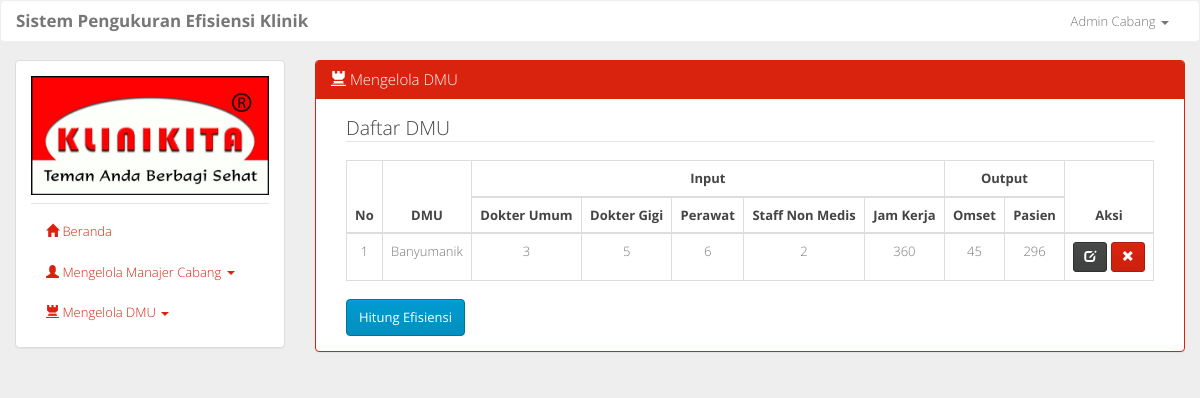
/mengelola_dmu.php (signed in), run on the app's committed database.
### tables this page shows
CREATE TABLE `tb_variabel` (
  `id_variabel` int(11) NOT NULL,
  `nama_variabel` varchar(50) NOT NULL,
  `jenis_variabel` char(1) NOT NULL,
  `satuan` varchar(50) NOT NULL
);

CREATE TABLE `tb_detail_dmu` (
  `id_detail_dmu` int(11) NOT NULL,
  `id_klinik` int(11) NOT NULL,
  `id_variabel` int(11) NOT NULL,
  `nilai_variabel` int(11) NOT NULL
);

### mengelola_dmu.php (the view, shortened to what this page needs)
<?php include 'layout.php'; ?>
				<div class="col-sm-9">
					<div class="panel panel-primary">
					  	<div class="panel-heading">
					    	<h3 class="panel-title"><span class="glyphicon glyphicon-tower"></span> Mengelola DMU</h3>
					  	</div>
					  	<div class="panel-body">
						  	<div class="col-sm-12">
						  		<legend>Daftar DMU</legend>
						  		<?php
									$query = mysqli_query($conn, "SELECT * FROM tb_variabel ORDER BY jenis_variabel ASC, id_variabel ASC");
									$list_var = '';
									$input = 0;
									$output = 0;
									if (mysqli_num_rows($query) > 0) {
										while($var = mysqli_fetch_assoc($query)) {
											if ($var['jenis_variabel'] == 'i') {
												$input++;
											} else {
												$output++;
											}
											$nama = str_replace('_',' ',$var['nama_variabel']);
											$list_var .= "<th>$nama</th>";
										}
									}
									$i = 1;
									$query = mysqli_query($conn, 'SELECT k.cabang_klinik, d.id_klinik FROM tb_klinik AS k, tb_detail_dmu AS d WHERE k.id_klinik=d.id_klinik AND d.id_klinik="'.$_SESSION['id_klinik'].'" GROUP BY id_klinik ORDER BY id_detail_dmu');
									if (mysqli_num_rows($query) > 0) {
										echo '
											<table class="table table-bordered table-hover table-responsive">
												<thead>
													<tr>
														<th rowspan="2">No</th>
														<th rowspan="2">DMU</th>
														<th colspan="'.$input.'">Input</th>
														<th colspan="'.$output.'">Output</th>
														<th rowspan="2">Aksi</th>
													</tr>
													<tr>
														'.$list_var.'
													</tr>
												</thead>
												<tbody>
										';
										while ($cabang = mysqli_fetch_assoc($query)) {
											echo '
												<tr>
													<td>'.$i.'</td>
													<td>'.$cabang["cabang_klinik"].'</td>
											';
											$id_klinik = $cabang['id_klinik'];
											$query_input = mysqli_query($conn, 'SELECT d.nilai_variabel FROM tb_detail_dmu AS d, tb_variabel AS v WHERE d.id_variabel=v.id_variabel AND id_klinik='.$id_klinik.' AND v.jenis_variabel="i" ORDER BY v.jenis_variabel ASC, d.id_variabel');
											if (mysqli_num_rows($query_input)) {
												while ($nilai_var = mysqli_fetch_assoc($query_input)) {
													echo '<td>'.$nilai_var["nilai_variabel"].'</td>';
												}
											}
											$query_output = mysqli_query($conn, 'SELECT d.nilai_variabel FROM tb_detail_dmu AS d, tb_variabel AS v WHERE d.id_variabel=v.id_variabel AND id_klinik='.$id_klinik.' AND v.jenis_variabel="o" ORDER BY v.jenis_variabel ASC, d.id_variabel');
											if (mysqli_num_rows($query_output)) {
												while ($nilai_var = mysqli_fetch_assoc($query_output)) {
													echo '<td>'.$nilai_var["nilai_variabel"].'</td>';
												}
											}
											echo '
													<td>
														<a href="ubah_dmu.php?id='.$id_klinik.'" class="btn btn-default btn-sm"><span class="glyphicon glyphicon-edit"></span></a>
														<a href="process/hapus_dmu.php?id='.$id_klinik.'" onclick="return hapus()" class="btn btn-primary btn-sm"><span class="glyphicon glyphicon-remove"></span></a>
											        </td>
												</tr>
											';
											$i++;
										}
										$q = mysqli_query($conn, 'SELECT id_klinik FROM tb_detail_dmu GROUP BY id_klinik');
										if (mysqli_num_rows($q) == 1) {
											echo '
													</tbody>
												</table>
											<button class="btn btn-info" type="button" disabled>Hitung Efisiensi</button>
											';
										} else {
											echo '
													</tbody>
												</table>
											<a href="process/simplex.php" class="btn btn-info" type="button">Hitung Efisiensi</a>
											';
										}
									}
								?>
						  	</div>
					  	</div>
					</div>
				</div>
<?php include 'layout2.php' ?>

### assets/css/style.css (style rules this page uses)
body { background-color: #eee; }
th, td { text-align: center; }

### data on the page
tb_variabel: nama_variabel "Dokter Umum"
tb_variabel: nama_variabel "Dokter Gigi"
tb_variabel: nama_variabel "Perawat"
tb_variabel: nama_variabel "Staff Non Medis"
tb_variabel: nama_variabel "Jam Kerja"
tb_variabel: nama_variabel "Omset"
tb_variabel: nama_variabel "Pasien"
tb_detail_dmu: nilai_variabel "3"
tb_detail_dmu: nilai_variabel "5"
tb_detail_dmu: nilai_variabel "6"
tb_detail_dmu: nilai_variabel "2"
tb_detail_dmu: nilai_variabel "360"
tb_detail_dmu: nilai_variabel "45"
tb_detail_dmu: nilai_variabel "296"

### other printed values
$_SESSION['user'] "Admin Cabang"
$cabang["cabang_klinik"] "Banyumanik"
